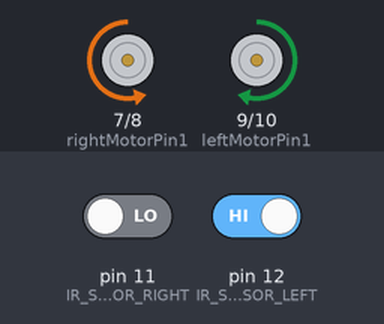
This sketch was run on a simulated Arduino Uno, built with avr-gcc and run on an emulated ATmega328P. Parts: motor-driver pin pairs drawn as motors (green arrow = first pin HIGH = forward, orange = second pin HIGH = backward, longer = more drive, scaled by the enable pin). Inputs (shaded band) come from the test bench; at power-on: pin 11 (IR_SENSOR_RIGHT) LOW, pin 12 (IR_SENSOR_LEFT) HIGH.

Above: at 1.2 s.
1.3 s: pin 11 (IR_SENSOR_RIGHT) driven HIGH
At 2.5 s:
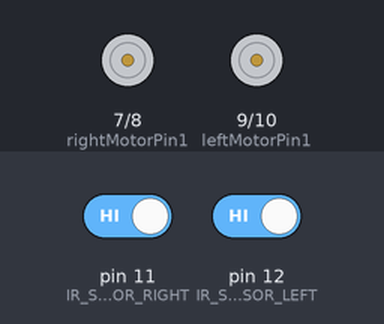
2.8 s: pin 12 (IR_SENSOR_LEFT) driven LOW
At 3.7 s:
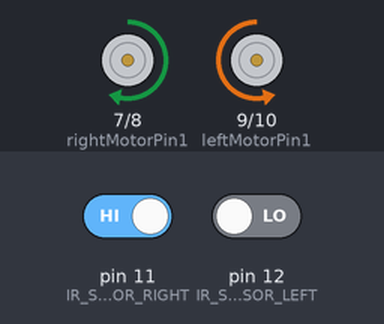
4.3 s: pin 11 (IR_SENSOR_RIGHT) driven LOW
At 4.9 s:
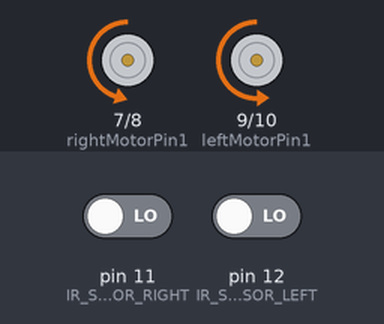
5.8 s: pin 12 (IR_SENSOR_LEFT) driven HIGH
At 7.2 s:
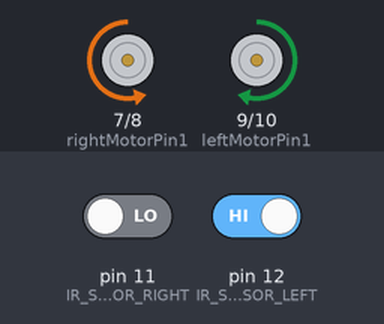
Timing chart, 0 to 8.3 s (numbered marks = the images above; inputs shaded):
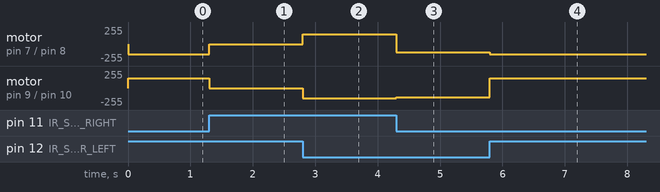

Measured:
- after the input at 1.3 s, motor on pin 7 (rightMotorPin1) / pin 8 (rightMotorPin2): backward 150/255 → stopped at once; motor on pin 9 (leftMotorPin1) / pin 10 (leftMotorPin2): forward 150/255 → stopped at once
- after the input at 2.8 s, motor on pin 7 (rightMotorPin1) / pin 8 (rightMotorPin2): stopped → forward 150/255 at once; motor on pin 9 (leftMotorPin1) / pin 10 (leftMotorPin2): stopped → backward 150/255 at once
- after the input at 4.3 s, motor on pin 7 (rightMotorPin1) / pin 8 (rightMotorPin2): forward 150/255 → backward 120/255 at once; motor on pin 9 (leftMotorPin1) / pin 10 (leftMotorPin2): backward 150/255 → backward 140/255 at once
- after the input at 5.8 s, motor on pin 7 (rightMotorPin1) / pin 8 (rightMotorPin2): backward 120/255 → backward 150/255 at once; motor on pin 9 (leftMotorPin1) / pin 10 (leftMotorPin2): backward 140/255 → forward 150/255 at once

The sketch:

Line_Follower_Robot.ino
```cpp
#define IR_SENSOR_RIGHT 11
#define IR_SENSOR_LEFT 12

// ✅ TUNE THESE VALUES
#define MOTOR_SPEED   130   // Straight speed  → lower if missing turns
#define TURN_SPEED    150   // Turning speed   → raise if turns are weak
#define RIGHT_TRIM      -10   // +/- to fix drift right/left (range: -20 to +20)

int enableRightMotor = 6;
int rightMotorPin1 = 7;
int rightMotorPin2 = 8;
int enableLeftMotor = 5;
int leftMotorPin1 = 9;
int leftMotorPin2 = 10;

void setup() {
  TCCR0B = TCCR0B & B11111000 | B00000010;
  pinMode(enableRightMotor, OUTPUT);
  pinMode(rightMotorPin1, OUTPUT);
  pinMode(rightMotorPin2, OUTPUT);
  pinMode(enableLeftMotor, OUTPUT);
  pinMode(leftMotorPin1, OUTPUT);
  pinMode(leftMotorPin2, OUTPUT);
  pinMode(IR_SENSOR_RIGHT, INPUT);
  pinMode(IR_SENSOR_LEFT, INPUT);

  // Stop motors at start
  analogWrite(enableRightMotor, 0);
  analogWrite(enableLeftMotor, 0);
}

void loop() {
  int R = digitalRead(IR_SENSOR_RIGHT);
  int L = digitalRead(IR_SENSOR_LEFT);

  if (L == LOW && R == LOW) {
    // ✅ Both on white → Go STRAIGHT
    rotateMotor(MOTOR_SPEED + RIGHT_TRIM, MOTOR_SPEED - RIGHT_TRIM);
  }
  else if (R == HIGH && L == LOW) {
    // ✅ Right on black → Turn RIGHT (stop left, spin right)
    rotateMotor(-TURN_SPEED, TURN_SPEED);
  }
  else if (L == HIGH && R == LOW) {
    // ✅ Left on black → Turn LEFT (stop right, spin left)
    rotateMotor(TURN_SPEED, -TURN_SPEED);
  }
  else {
    // ✅ Both on black → STOP
    rotateMotor(0, 0);
  }
}

void rotateMotor(int rightSpeed, int leftSpeed) {
  // Right motor direction
  if (rightSpeed < 0) {
    digitalWrite(rightMotorPin1, HIGH);
    digitalWrite(rightMotorPin2, LOW);
  } else if (rightSpeed > 0) {
    digitalWrite(rightMotorPin1, LOW);
    digitalWrite(rightMotorPin2, HIGH);
  } else {
    digitalWrite(rightMotorPin1, HIGH);
    digitalWrite(rightMotorPin2, HIGH);
  }

  // Left motor direction
  if (leftSpeed < 0) {
    digitalWrite(leftMotorPin1, HIGH);
    digitalWrite(leftMotorPin2, LOW);
  } else if (leftSpeed > 0) {
    digitalWrite(leftMotorPin1, LOW);
    digitalWrite(leftMotorPin2, HIGH);
  } else {
    digitalWrite(leftMotorPin1, HIGH);
    digitalWrite(leftMotorPin2, HIGH);
  }

  analogWrite(enableRightMotor, abs(rightSpeed));
  analogWrite(enableLeftMotor,  abs(leftSpeed));
}
```
